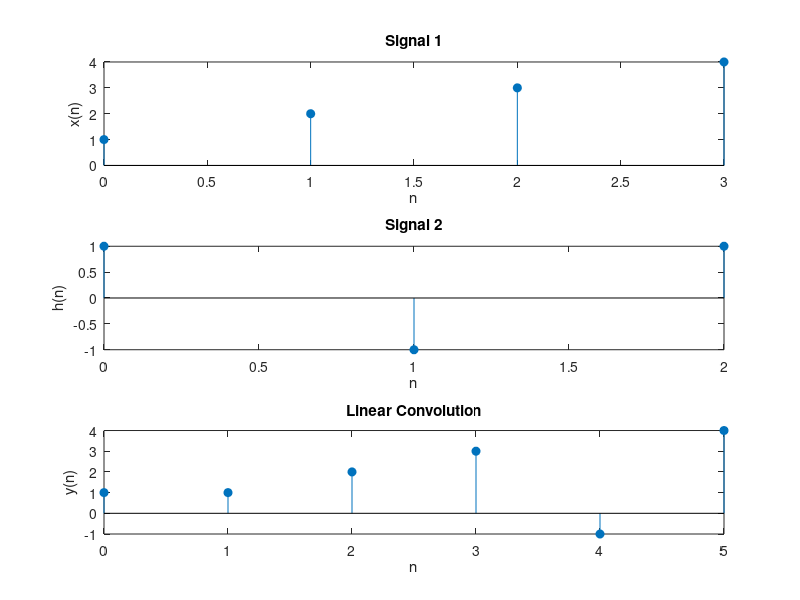

Write MATLAB code to recreate this figure.
% Define the input signals
x = [1, 2, 3, 4];       % Signal 1
h = [1, -1, 1];         % Signal 2

% Compute the linear convolution
y = conv(x, h);

% Generate the x-axis for the output signal
n = 0:(numel(x)+numel(h)-2);

% Plot the input signals
subplot(3,1,1);
stem(0:(numel(x)-1), x, 'filled');
xlabel('n');
ylabel('x(n)');
title('Signal 1');

subplot(3,1,2);
stem(0:(numel(h)-1), h, 'filled');
xlabel('n');
ylabel('h(n)');
title('Signal 2');

% Plot the output signal (linear convolution)
subplot(3,1,3);
stem(n, y, 'filled');
xlabel('n');
ylabel('y(n)');
title('Linear Convolution');


